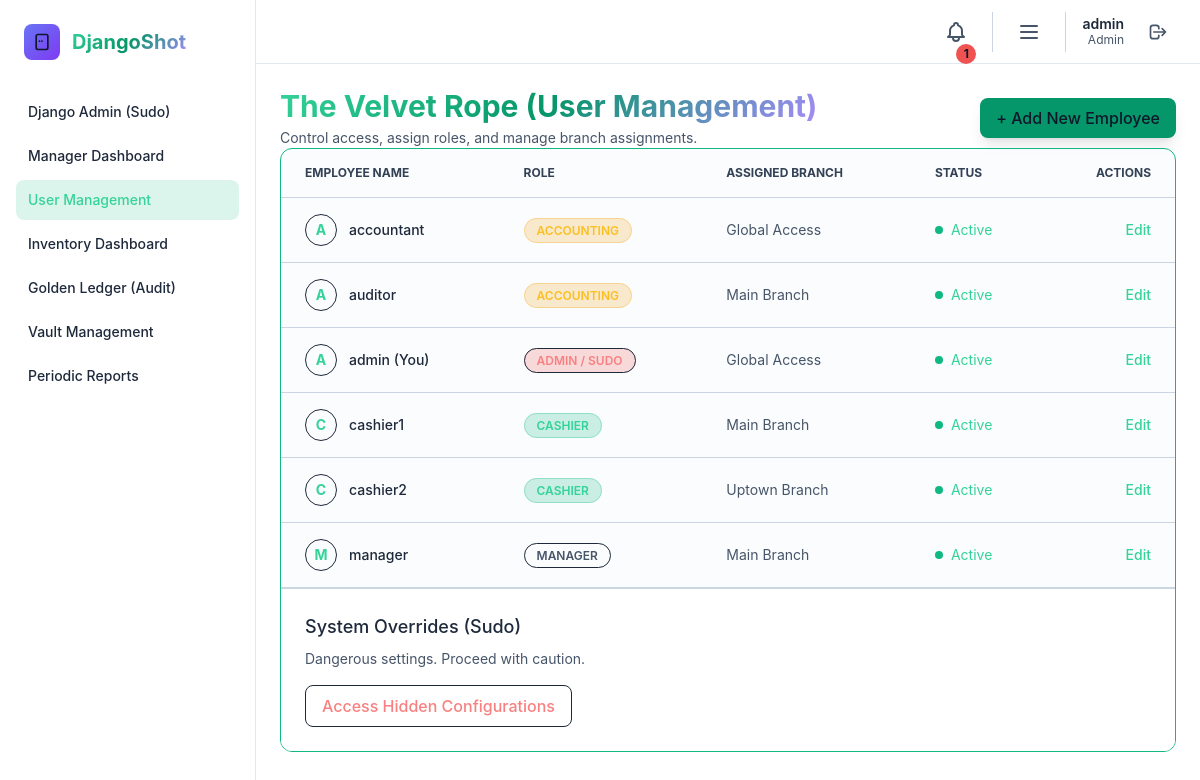
/users/ (signed in), run on an earlier commit of the app's database.
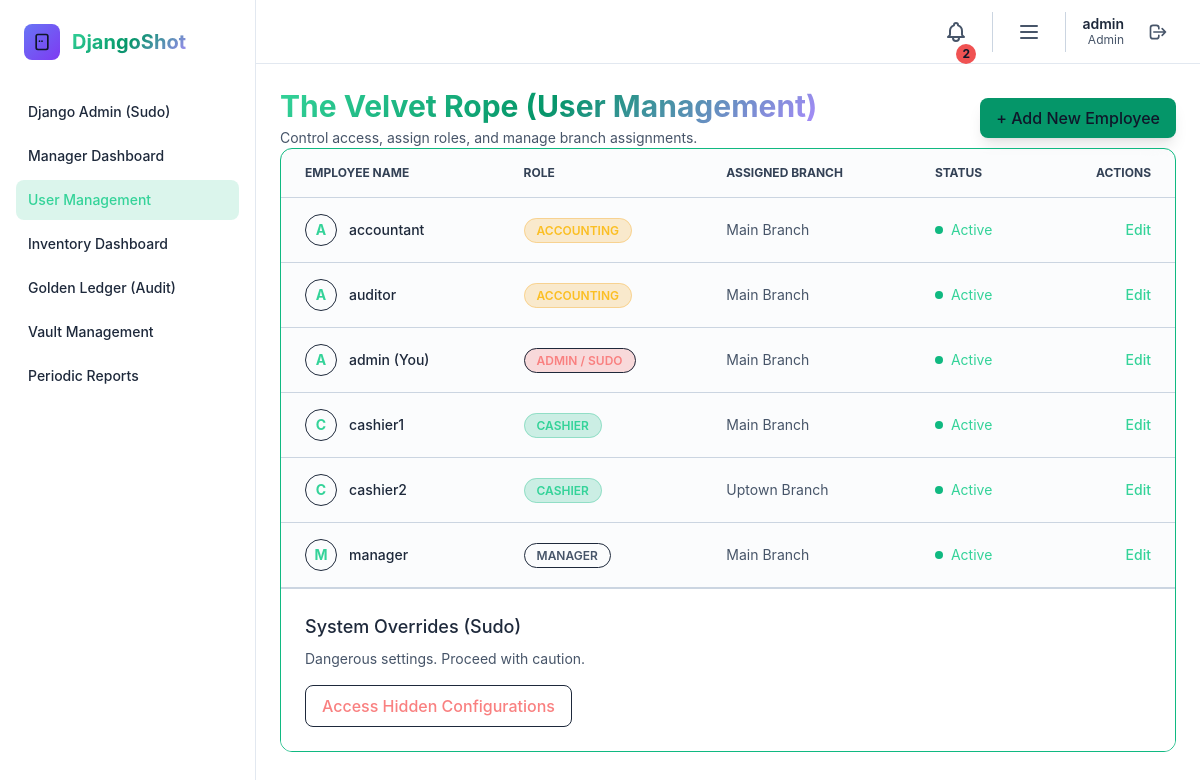
And on a later commit of the database.
### core/models.py (models this page shows, shortened)
class User(AbstractUser):
    ROLE_CHOICES = [
        ('admin', 'Admin'),
        ('manager', 'Manager'),
        ('cashier', 'Cashier'),
        ('accounting', 'Accounting'),
    ]
    THEME_CHOICES = [
        ('dawn', 'Dawn (Light)'),
        ('dusk', 'Dusk (Dark)'),
        ('midnight', 'Midnight (AMOLED)'),
    ]
    role = models.CharField(max_length=20, choices=ROLE_CHOICES, default='cashier')
    theme_preference = models.CharField(max_length=20, choices=THEME_CHOICES, default='dusk')
    branch = models.ForeignKey(Branch, on_delete=models.SET_NULL, null=True, blank=True, related_name='users')
    is_active_account = models.BooleanField(default=True) # Django User already has is_active, but keeping custom just in case
    def is_admin(self):
        return self.role == 'admin'
    def is_manager(self):
        return self.role in ('admin', 'manager')
    def is_accounting(self):
        return self.role == 'accounting'

class Branch(models.Model):
    name = models.CharField(max_length=120, unique=True)
    location = models.CharField(max_length=255, null=True, blank=True)
    is_active = models.BooleanField(default=True)
    created_at = models.DateTimeField(auto_now_add=True)

### core/views.py (the view)
# urls.py: path('users/', views.user_management, name='user_management'),
@login_required
def user_management(request):
    if not request.user.is_manager():
        return redirect('core:home')
    users = User.objects.select_related('branch').all().order_by('role', 'username')
    branches = Branch.objects.all()
    form = UserManagementForm()
    context = {
        'users': users,
        'branches': branches,
        'form': form
    }
    return render(request, 'core/user_management.html', context)

### core/context_processors.py (called while the page is built)
def theme_processor(request):
    context = {
        'current_theme': 'dusk', # Default
        'user_role': 'guest'
    }
    if request.user.is_authenticated:
        context['current_theme'] = getattr(request.user, 'theme_preference', 'dusk')
        context['user_role'] = getattr(request.user, 'role', 'cashier')
    return context

### core/templates/core/user_management.html (shortened to what the changed rows need)
{% extends "base.html" %}
{% block content %}
<div class="mb-6 flex justify-between items-center">
    <div>
        <h1 class="text-3xl font-bold gradient-text mb-1">The Velvet Rope (User Management)</h1>
        <p class="text-gray-400 text-sm">Control access, assign roles, and manage branch assignments.</p>
    </div>
    <button onclick="openUserModal()" class="px-4 py-2 bg-primary-600 hover:bg-primary-700 text-white rounded-lg font-medium transition-colors shadow-lg shadow-primary-500/30">
        + Add New Employee
    </button>
</div>
<div class="glass-card rounded-xl overflow-hidden fade-in">
    <div class="overflow-x-auto">
        <table class="w-full text-sm text-left text-gray-400">
            <thead class="text-xs text-gray-300 uppercase bg-surface-800/80 border-b border-gray-700">
                <tr>
                    <th scope="col" class="px-6 py-4">Employee Name</th>
                    <th scope="col" class="px-6 py-4">Role</th>
                    <th scope="col" class="px-6 py-4">Assigned Branch</th>
                    <th scope="col" class="px-6 py-4">Status</th>
                    <th scope="col" class="px-6 py-4 text-right">Actions</th>
                </tr>
            </thead>
            <tbody>
                {% for target_user in users %}
                <tr class="border-b border-gray-700 hover:bg-surface-800/50 transition-colors">
                    <td class="px-6 py-4 font-medium text-gray-200 flex items-center">
                        <div class="w-8 h-8 rounded-full bg-primary-900/50 text-primary-400 flex items-center justify-center mr-3 font-bold border border-primary-500/30 uppercase">
                            {{ target_user.username|make_list|first }}
                        </div>
                        {{ target_user.username }} {% if target_user == user %}(You){% endif %}
                    </td>
                    <td class="px-6 py-4">
                        {% if target_user.role == 'admin' %}
                            <span class="px-3 py-1 rounded-full text-xs font-semibold uppercase tracking-wide bg-red-500/20 text-red-400 border border-red-500/30">Admin / Sudo</span>
                        {% elif target_user.role == 'manager' %}
                            <span class="px-3 py-1 rounded-full text-xs font-semibold uppercase tracking-wide bg-indigo-500/20 text-indigo-400 border border-indigo-500/30">Manager</span>
                        {% elif target_user.role == 'accounting' %}
                            <span class="px-3 py-1 rounded-full text-xs font-semibold uppercase tracking-wide bg-amber-500/20 text-amber-400 border border-amber-500/30">Accounting</span>
                        {% else %}
                            <span class="px-3 py-1 rounded-full text-xs font-semibold uppercase tracking-wide bg-emerald-500/20 text-emerald-400 border border-emerald-500/30">Cashier</span>
                        {% endif %}
                    </td>
                    <td class="px-6 py-4">{{ target_user.branch.name|default:"Global Access" }}</td>
                    <td class="px-6 py-4">
                        {% if target_user.is_active_account and target_user.is_active %}
                            <span class="flex items-center text-emerald-400">
                                <span class="w-2 h-2 rounded-full bg-emerald-500 mr-2 shadow-[0_0_8px_rgba(16,185,129,0.8)]"></span> Active
                            </span>
                        {% else %}
                            <span class="flex items-center text-gray-500">
                                <span class="w-2 h-2 rounded-full bg-gray-600 mr-2"></span> Inactive
                            </span>
                        {% endif %}
                    </td>
                    <td class="px-6 py-4 text-right space-x-3">
                        <button type="button" class="text-primary-400 hover:text-primary-300 font-medium edit-btn"
                                data-id="{{ target_user.id }}"
                                data-username="{{ target_user.username }}"
                                data-role="{{ target_user.role }}"
                                data-branch="{{ target_user.branch_id|default_if_none:'' }}"
                                data-active="{{ target_user.is_active|yesno:'true,false' }}"
                                data-active-account="{{ target_user.is_active_account|yesno:'true,false' }}">
                            Edit
                        </button>
                    </td>
                </tr>
                {% empty %}
                <tr>
                    <td colspan="5" class="px-6 py-8 text-center text-gray-500">No users found.</td>
                </tr>
                {% endfor %}
            </tbody>
        </table>
    </div>
    {% if user.is_admin %}
    <div class="p-6 bg-surface-900 border-t border-gray-700">
        <h3 class="text-lg font-medium text-gray-200 mb-2">System Overrides (Sudo)</h3>
        <p class="text-sm text-gray-400 mb-4">Dangerous settings. Proceed with caution.</p>
        <a href="/admin/" class="inline-block px-4 py-2 border border-red-500/50 text-red-400 hover:bg-red-500/10 rounded-lg font-medium transition-colors">
            Access Hidden Configurations
        </a>
    </div>
    {% endif %}
</div>
{% endblock %}

### templates/base.html (shortened to what the changed rows need)
{% load static %}
<!DOCTYPE html>
<html lang="en" class="dark" data-theme="{{ current_theme|default:'dusk' }}" data-role="{{ user_role|default:'guest' }}">
<head>
    <link rel="stylesheet" href="{% static 'css/output.css' %}">
    <link rel="stylesheet" href="https://cdnjs.cloudflare.com/ajax/libs/font-awesome/6.4.0/css/all.min.css">
</head>
<body class="bg-surface-900 text-gray-200 min-h-screen relative overflow-x-hidden transition-colors duration-500">
    {% if user.is_authenticated %}
    <div class="flex min-h-screen relative z-10">
        <aside id="sidebar" class="fixed top-0 left-0 z-[100] w-64 h-screen transition-transform -translate-x-full sm:translate-x-0">
            <div class="h-full px-4 py-6 overflow-y-auto bg-surface-900 border-r border-gray-800">
                <a href="/" class="flex items-center mb-8 px-2">
                    <div class="w-9 h-9 rounded-lg bg-gradient-to-br from-indigo-500 to-purple-600 flex items-center justify-center mr-3">
                        <svg class="w-5 h-5 text-white" fill="none" stroke="currentColor" viewBox="0 0 24 24">
                            <path stroke-linecap="round" stroke-linejoin="round" stroke-width="2" d="M12 11h.01M9 11h.01M7 21h10a2 2 0 002-2V5a2 2 0 00-2-2H7a2 2 0 00-2 2v14a2 2 0 002 2z"></path>
                        </svg>
                    </div>
                    <span class="text-xl font-bold gradient-text">DjangoShot</span>
                </a>
                <nav class="space-y-1">
                    {% if user.is_admin %}
                    <a href="/admin/" class="sidebar-link flex items-center px-3 py-2.5 rounded-lg text-sm font-medium">
                        Django Admin (Sudo)
                    </a>
                    {% endif %}
                    {% if user.is_manager %}
                    <a href="{% url 'core:manager_dashboard' %}" class="sidebar-link flex items-center px-3 py-2.5 rounded-lg text-sm font-medium">
                        Manager Dashboard
                    </a>
                    <a href="{% url 'core:user_management' %}" class="sidebar-link flex items-center px-3 py-2.5 rounded-lg text-sm font-medium">
                        User Management
                    </a>
                    {% endif %}
                    {% if user.role == 'admin' or user.role == 'manager' or user.role == 'accounting' %}
                    <a href="{% url 'inventory:dashboard' %}" class="sidebar-link flex items-center px-3 py-2.5 rounded-lg text-sm font-medium">
                        Inventory Dashboard
                    </a>
                    {% endif %}
                    {% if user.is_accounting or user.is_admin %}
                    <a href="{% url 'core:accounting_dashboard' %}" class="sidebar-link flex items-center px-3 py-2.5 rounded-lg text-sm font-medium text-amber-500 hover:text-amber-400">
                        Golden Ledger (Audit)
                    </a>
                    {% endif %}
                    {% if user.role == 'cashier' or user.is_admin %}
                    <a href="{% url 'sales:vault_manage' %}" class="sidebar-link flex items-center px-3 py-2.5 rounded-lg text-sm font-medium text-emerald-500 hover:text-emerald-400">
                        Vault Management
                    </a>
                    {% endif %}
                    {% if user.is_accounting or user.is_admin %}
                    <a href="{% url 'sales:periodic_reports' %}" class="sidebar-link flex items-center px-3 py-2.5 rounded-lg text-sm font-medium">
                        Periodic Reports
                    </a>
                    {% endif %}
                </nav>
            </div>
        </aside>
        <div class="flex-1 sm:ml-64 flex flex-col">
            <header class="w-full h-16 bg-surface-900 border-b border-gray-800 flex items-center justify-end px-4 sm:px-6 sticky top-0 z-[90]">
                <div class="flex items-center space-x-4">
                    {% if user.role == 'admin' or user.role == 'manager' %}
                    <div class="relative flex items-center pr-4 border-r border-gray-700">
                        <button id="alertsMenuButton" data-dropdown-toggle="alertsMenuDropdown" class="p-2 rounded-lg text-gray-400 hover:bg-gray-800 hover:text-white transition-colors relative" title="Inventory Alerts">
                            {% if low_stock_count > 0 %}
                            <div class="absolute inline-flex items-center justify-center w-5 h-5 text-xs font-bold text-white bg-red-500 border-2 border-surface-900 rounded-full -top-1 -right-1">{{ low_stock_count }}</div>
                            {% endif %}
                        </button>
                    </div>
                    {% endif %}
                    <div class="relative flex items-center pr-4 border-r border-gray-700">
                        <button id="bbqMenuButton" data-dropdown-toggle="bbqMenuDropdown" class="p-2 rounded-lg text-gray-400 hover:bg-gray-800 hover:text-white transition-colors" title="Settings Menu">
                            <svg class="w-6 h-6" fill="none" stroke="currentColor" viewBox="0 0 24 24"><path stroke-linecap="round" stroke-linejoin="round" stroke-width="2" d="M4 6h16M4 12h16M4 18h16"></path></svg>
                        </button>
                    </div>
                    <div class="text-right hidden sm:block">
                        <p class="text-sm font-semibold text-gray-200 leading-tight">{{ user.username }}</p>
                        <p class="text-xs text-gray-400 capitalize">{{ user.role }}</p>
                    </div>
                    <form action="{% url 'core:logout' %}" method="post" class="m-0 flex items-center">
                        <button type="submit" class="p-2 flex items-center justify-center rounded-lg hover:bg-red-500/20 text-gray-400 hover:text-red-400 transition-colors" title="Logout">
                            <svg class="w-5 h-5" fill="none" stroke="currentColor" viewBox="0 0 24 24">
                                <path stroke-linecap="round" stroke-linejoin="round" stroke-width="2" d="M17 16l4-4m0 0l-4-4m4 4H7m6 4v1a3 3 0 01-3 3H6a3 3 0 01-3-3V7a3 3 0 013-3h4a3 3 0 013 3v1"></path>
                            </svg>
                        </button>
                    </form>
                </div>
            </header>
            <main class="relative p-4 md:p-6 fade-in flex-1">
                {% block content %}{% endblock %}
            </main>
        </div>
    </div>
    {% else %}
    <main class="relative z-10">
        {% block content_unauth %}{% endblock %}
    </main>
    {% endif %}
</body>
</html>

What changed in the data, as far as the page shows it:
changed User "admin": branch.name "Global Access" → "Main Branch"
changed User "accountant": branch.name "Global Access" → "Main Branch"
Also different on the page:
{{ low_stock_count }}: "1" → "2"
